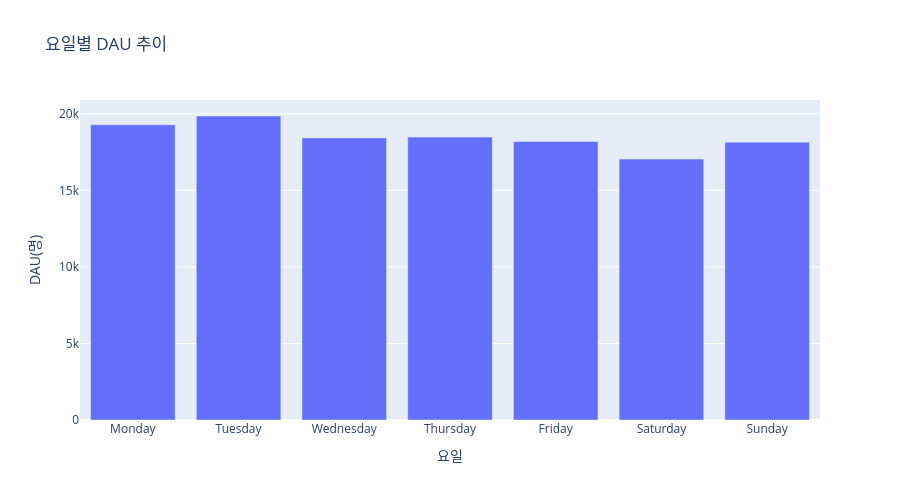

Notebook source saved alongside this figure:
### Code cell
# 1월 DAU 추이 시각화
avg_dau_by_dow = avg_dau_by_dow.sort_values("day_of_week2") # 순서 정렬
fig = go.Figure(
    go.Bar(x=avg_dau_by_dow["day_of_week1"],
           y=avg_dau_by_dow["dau"]
    )
)

fig.update_layout(
    title="요일별 DAU 추이",
    xaxis_title="요일",
    yaxis_title="DAU(명)",
    width=900, 
    height=500
)
fig.show()

### Figure 1 — Plotly figure (JSON) as saved in the notebook; plotly's stock layout.template omitted (floating-point values rounded to 4 significant figures)
{"data": [{"type": "bar", "x": ["Monday", "Tuesday", "Wednesday", "Thursday", "Friday", "Saturday", "Sunday"], "y": [19280.0, 19860.0, 18430.0, 18480.0, 18200.0, 17040.0, 18150.0]}], "layout": {"height": 500, "title": {"text": "요일별 DAU 추이"}, "width": 900, "xaxis": {"title": {"text": "요일"}}, "yaxis": {"title": {"text": "DAU(명)"}}}}
